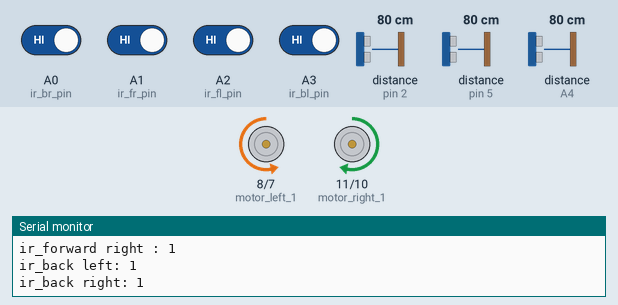
Simulated run of this sketch. Board: Arduino Uno, built with avr-gcc and run on an emulated ATmega328P. On the bench: motor-driver pin pairs drawn as motors (green arrow = first pin HIGH = forward, orange = second pin HIGH = backward, longer = more drive, scaled by the enable pin), the last lines printed to the serial monitor. Wiring (inferred from the names in the program): 3 × ultrasonic range finder: trigger pin 3, echo pin 2 / trigger pin 4, echo pin 5 / trigger A5, echo A4. The test bench sets the inputs (shaded band); at power-on: A0 (ir_br_pin), A1 (ir_fr_pin), A2 (ir_fl_pin), A3 (ir_bl_pin) HIGH, distance to the obstacle (sensors on pin 2, pin 5, A4) 80 cm. The echo pulse lasts 58.3 µs per cm.

Above: at 6.2 s.
6.3 s: A0 (ir_br_pin) driven LOW
At 6.7 s:
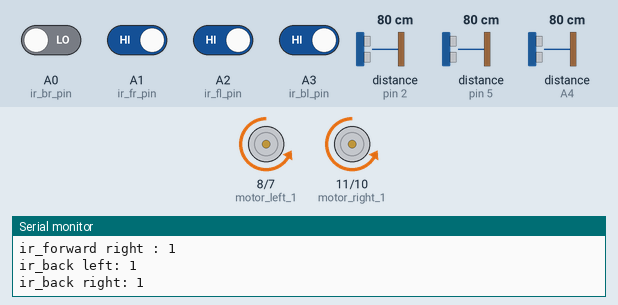
9.3 s: A2 (ir_fl_pin) driven LOW
At 10.6 s:
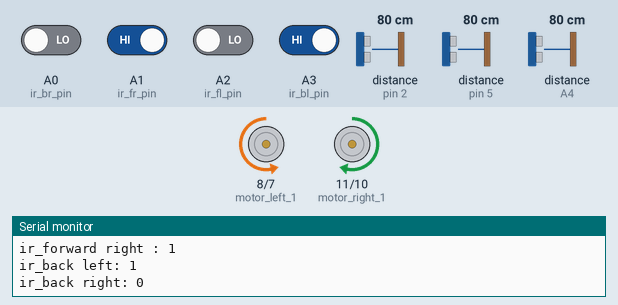
10.9 s: distance to the obstacle (sensor on pin 2) set to 34 cm
12.4 s: distance to the obstacle (sensor on pin 2) set to 29 cm
At 13.1 s:
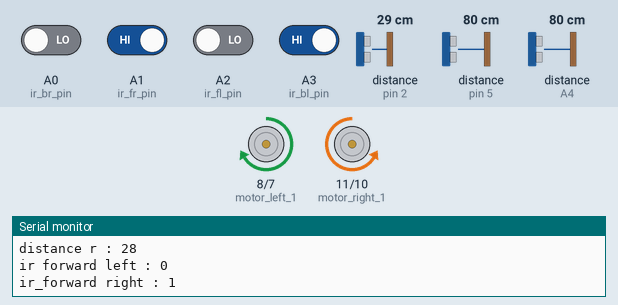
13.9 s: A0 (ir_br_pin) driven HIGH
At 14.3 s:
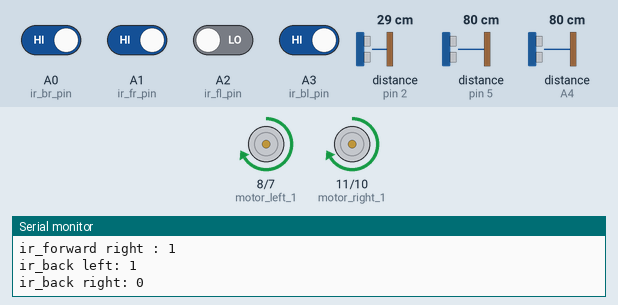
16.9 s: A1 (ir_fr_pin) driven LOW
At 17.6 s:
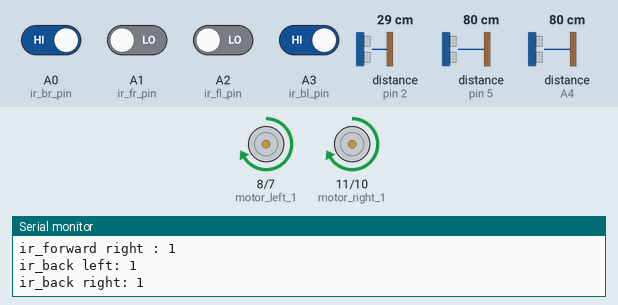
Timing chart, 0 to 19.6 s (numbered marks = the images above; inputs shaded):
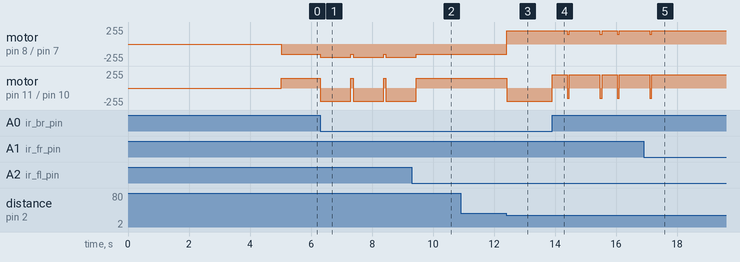

Measured:
- the behaviour switches between 32 and 31 cm on distance to the obstacle (sensor on pin 2) (found by bisection; images 2 and 3)
- after the input at 6.3 s, motor on pin 8 (motor_left_1) / pin 7 (motor_left_2): alternates backward 200/255 for 1.0 s and backward 150/255 for 0.07 s, starting at once; motor on pin 11 (motor_right_1) / pin 10 (motor_right_2): alternates backward 200/255 for 1.0 s and forward 150/255 for 0.07 s, starting at once
- after the input at 9.3 s, motor on pin 8 (motor_left_1) / pin 7 (motor_left_2): goes on until 9.4 s, then stays backward 150/255; motor on pin 11 (motor_right_1) / pin 10 (motor_right_2): goes on until 9.4 s, then stays forward 150/255
- after the input at 12.4 s, motor on pin 8 (motor_left_1) / pin 7 (motor_left_2): backward 150/255 → forward 200/255 at once; motor on pin 11 (motor_right_1) / pin 10 (motor_right_2): forward 150/255 → backward 200/255 at once
- after the input at 16.9 s, motor on pin 8 (motor_left_1) / pin 7 (motor_left_2), motor on pin 11 (motor_right_1) / pin 10 (motor_right_2): goes on until 17.2 s, then stays forward 200/255

The sketch:

sumo.ino
```cpp
int flag=0;
int ms=1;
//***********motor**********//
#define motor_right_1          11
#define motor_right_2          10
#define motor_right_enable     9
#define motor_left_1           8
#define motor_left_2           7
#define motor_left_enable      6
#define fast                  200
#define slow                  150

//***********IR************//
#define white                  0
#define black                  1

#define ir_br_pin              A0
#define ir_fr_pin              A1
#define ir_fl_pin              A2
#define ir_bl_pin              A3

//********altrasonic**********//
#define echo_r                2
#define trig_r                3
#define echo_l                5
#define trig_l                4
#define echo_fl                A4
#define trig_fl                A5
int  distance_fl;
int  distance_l;
int distance_r;

int ir_fl;
int ir_fr;
int ir_bl;
int ir_br;


void init_motor(void)
{
  pinMode(motor_right_1,OUTPUT);
  pinMode(motor_right_2,OUTPUT);
  pinMode(motor_left_1,OUTPUT);
  pinMode(motor_left_2,OUTPUT);
  pinMode(motor_left_enable,OUTPUT);
  pinMode(motor_right_enable,OUTPUT);
}
void forward(int  speed)
{
  analogWrite(motor_left_enable,speed);
  analogWrite(motor_right_enable,speed);
  digitalWrite(motor_right_1,0);
  digitalWrite(motor_right_2,1);
  digitalWrite(motor_left_1,0);
  digitalWrite(motor_left_2,1);
}
void back(int speed)
{
  analogWrite(motor_left_enable,speed);
  analogWrite(motor_right_enable,speed);
  digitalWrite(motor_right_1,1);
  digitalWrite(motor_right_2,0);
  digitalWrite(motor_left_1,1);
  digitalWrite(motor_left_2,0);
}
void left(int speed)
{
  analogWrite(motor_left_enable,speed);
  analogWrite(motor_right_enable,speed);
  digitalWrite(motor_right_1,1);
  digitalWrite(motor_right_2,0);
  digitalWrite(motor_left_1,0);
  digitalWrite(motor_left_2,1);
}
void right(int speed)
{
  analogWrite(motor_left_enable,speed);
  analogWrite(motor_right_enable,speed);
  digitalWrite(motor_right_1,0);
  digitalWrite(motor_right_2,1);
  digitalWrite(motor_left_1,1);
  digitalWrite(motor_left_2,0);
}
void Stop(void)
{
  digitalWrite(motor_right_1,LOW);
  digitalWrite(motor_right_2,LOW);
  digitalWrite(motor_left_1,LOW);
  digitalWrite(motor_left_2,LOW);
}

void init_ir(void)
{
  pinMode(ir_fl_pin,INPUT);
  pinMode(ir_fr_pin,INPUT);
  pinMode(ir_bl_pin,INPUT);
  pinMode(ir_br_pin,INPUT);
}

void  read_ir()
{
  ir_fl=digitalRead(ir_fl_pin);
  ir_fr=digitalRead(ir_fr_pin);
  ir_bl=digitalRead(ir_bl_pin);
  ir_br=digitalRead(ir_br_pin);
}
void init_altra(void)
{
  pinMode(trig_l,OUTPUT);
  pinMode(trig_fl,OUTPUT);
  pinMode(trig_r,OUTPUT);
  pinMode(echo_l,INPUT);
  pinMode(echo_fl,INPUT);
  pinMode(echo_r,INPUT);

}
void distance (void)
{
    digitalWrite(trig_fl,LOW);
  delayMicroseconds(2);
  digitalWrite(trig_fl,HIGH);
  delayMicroseconds(10);
  digitalWrite(trig_fl,LOW);
      distance_fl=(pulseIn(echo_fl,HIGH))/58.8;
  digitalWrite(trig_r,LOW);
  delayMicroseconds(2);
  digitalWrite(trig_r,HIGH);
  delayMicroseconds(10);
  digitalWrite(trig_r,LOW);
      distance_r=(pulseIn(echo_r,HIGH))/58.8;
  digitalWrite(trig_l,LOW);
  delayMicroseconds(2);
  digitalWrite(trig_l,HIGH);
  delayMicroseconds(10);
  digitalWrite(trig_l,LOW);
    distance_l=(pulseIn(echo_l,HIGH))/58.8;
}


void setup() {
  // put your setup code here, to run once:
  init_motor();
  init_ir();
  init_altra();
  Stop();
  delay(5000);
  Serial.begin(9600);

}

void loop() {
  // put your main code here, to run repeatedly:
  read_ir();
  if((ir_fr==white)&&(ir_fl==black)&&(ir_bl==black)&&(ir_br==black))
  {
    back(fast);
    delay(500);
    left(slow);
   // Serial.println("111111111111111");
  }else if((ir_fr==black)&&(ir_fl==white)&&(ir_bl==black)&&(ir_br==black))
  {
    back(fast);
    delay(500);
    right(slow);
   // Serial.println("2222222222222222222222");
  }else if((ir_fr==white)&&(ir_fl==white)&&(ir_bl==black)&&(ir_br==black))
  {
    back(fast);
    delay(500);
    //Serial.println("3333333333333333333");
  }else if((ir_fr==black)&&(ir_fl==black)&&(ir_bl==black)&&(ir_br==white))
  {
    forward(fast);
    delay(500);
    left(slow);
    //Serial.println("44444444444444444");
  }else if((ir_fr==back)&&(ir_fl==white)&&(ir_bl==white)&&(ir_br==black))
  {
    right(slow);
    delay(500);
    forward(fast);
    //Serial.println("55555555555555555");

  }
  else if((ir_fr==black)&&(ir_fl==black)&&(ir_bl==white)&&(ir_br==black))
  {
    back(fast);
    delay(500);
    right(slow);
   // Serial.println("666666666666666");
  }
  else if((ir_fr==white)&&(ir_fl==black)&&(ir_bl==black)&&(ir_br==white))
  {
    left(slow);
    delay(500);
    forward(fast);
    //Serial.println("77777777777777777");

  }else if((ir_fr==black)&&(ir_fl==black)&&(ir_bl==white)&&(ir_br==white))
  {
    forward(fast);
    delay(500);
    left(slow);
    //Serial.println("888888888888888888");
  }else
  {
   // Serial.println("wait for attack");
  //right(slow);
   distance();

  if(distance_fl<=30)
  {
    forward(fast);
    //Serial.println("go forward ");
  }
  else if(distance_r<=30)
  {
    right(fast);
    flag=1;
    //Serial.println("go right");
  }
  else if(distance_l<=30)
  {
    left(fast);
    flag=0;
    //Serial.println("go left");
  }
  else
  {
    flag?right(slow):left(slow);
    //Serial.println("rotate");
  }
 }if((millis()/1000)>ms)
 {Serial.print("distance fl : ");
 Serial.println(distance_fl);
 Serial.print("distance l : ");
 Serial.println(distance_l);
  Serial.print("distance r : ");
 Serial.println(distance_r);
 Serial.print("ir forward left : ");
 Serial.println(ir_fl);
 Serial.print("ir_forward right : ");
 Serial.println(ir_fr);
  Serial.print("ir_back left: ");
 Serial.println(ir_bl);
   Serial.print("ir_back right: ");
 Serial.println(ir_br);
 ms++;}
}
```
